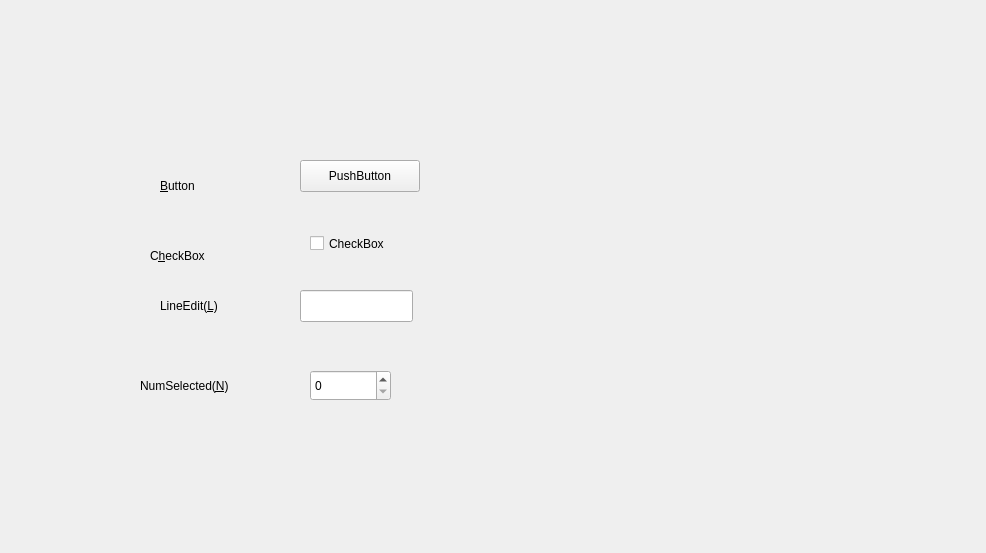
<?xml version="1.0" encoding="UTF-8"?>
<ui version="4.0">
 <class>MyWidget</class>
 <widget class="QWidget" name="MyWidget">
  <property name="geometry">
   <rect>
    <x>0</x>
    <y>0</y>
    <width>986</width>
    <height>553</height>
   </rect>
  </property>
  <property name="windowTitle">
   <string>MyWidget</string>
  </property>
  <widget class="QLabel" name="label">
   <property name="geometry">
    <rect>
     <x>140</x>
     <y>370</y>
     <width>141</width>
     <height>31</height>
    </rect>
   </property>
   <property name="text">
    <string>NumSelected(&amp;N)</string>
   </property>
   <property name="buddy">
    <cstring>spinBox</cstring>
   </property>
  </widget>
  <widget class="QLabel" name="label_2">
   <property name="geometry">
    <rect>
     <x>150</x>
     <y>240</y>
     <width>121</width>
     <height>31</height>
    </rect>
   </property>
   <property name="text">
    <string>C&amp;heckBox</string>
   </property>
   <property name="buddy">
    <cstring>checkBox</cstring>
   </property>
  </widget>
  <widget class="QLabel" name="label_3">
   <property name="geometry">
    <rect>
     <x>160</x>
     <y>290</y>
     <width>131</width>
     <height>31</height>
    </rect>
   </property>
   <property name="text">
    <string>LineEdit(&amp;L)</string>
   </property>
   <property name="buddy">
    <cstring>lineEdit</cstring>
   </property>
  </widget>
  <widget class="QLabel" name="label_4">
   <property name="geometry">
    <rect>
     <x>160</x>
     <y>170</y>
     <width>101</width>
     <height>31</height>
    </rect>
   </property>
   <property name="text">
    <string>&amp;Button</string>
   </property>
   <property name="buddy">
    <cstring>pushButton</cstring>
   </property>
  </widget>
  <widget class="QPushButton" name="pushButton">
   <property name="geometry">
    <rect>
     <x>300</x>
     <y>160</y>
     <width>120</width>
     <height>32</height>
    </rect>
   </property>
   <property name="text">
    <string>PushButton</string>
   </property>
  </widget>
  <widget class="QCheckBox" name="checkBox">
   <property name="geometry">
    <rect>
     <x>310</x>
     <y>230</y>
     <width>115</width>
     <height>27</height>
    </rect>
   </property>
   <property name="text">
    <string>CheckBox</string>
   </property>
  </widget>
  <widget class="QLineEdit" name="lineEdit">
   <property name="geometry">
    <rect>
     <x>300</x>
     <y>290</y>
     <width>113</width>
     <height>32</height>
    </rect>
   </property>
  </widget>
  <widget class="QSpinBox" name="spinBox">
   <property name="geometry">
    <rect>
     <x>310</x>
     <y>370</y>
     <width>81</width>
     <height>31</height>
    </rect>
   </property>
  </widget>
 </widget>
 <layoutdefault spacing="6" margin="11"/>
 <tabstops>
  <tabstop>spinBox</tabstop>
  <tabstop>checkBox</tabstop>
  <tabstop>lineEdit</tabstop>
  <tabstop>pushButton</tabstop>
 </tabstops>
 <resources/>
 <connections/>
</ui>
